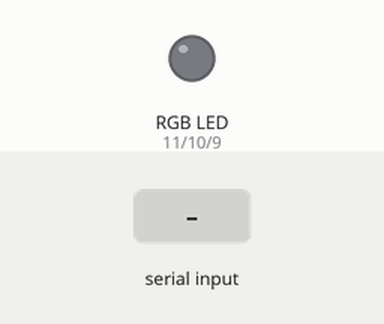
Recording of a sketch running on a simulated Arduino Uno, built with avr-gcc and run on an emulated ATmega328P. On the bench: an RGB LED mixed from three pins (HIGH = lit). The inputs (shaded band) are chosen by the test bench. Dim RGB values are drawn brighter than linear.

Above: at 1.2 s.
1.3 s: "90,45,200\n" received over Serial
At 2.1 s:
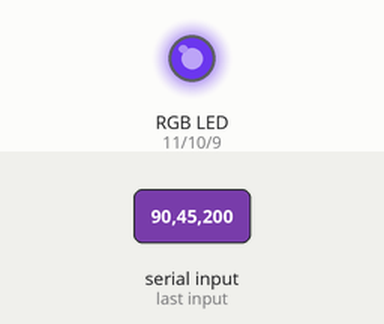
2.8 s: "30,150,10\n" received over Serial
At 3.2 s:
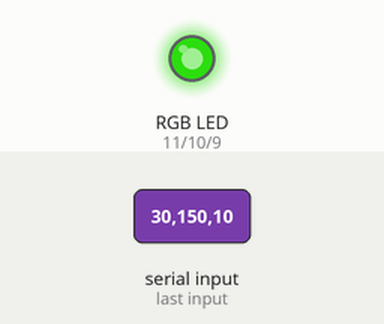
4.3 s: "1,90,45\n" received over Serial
At 5.5 s:
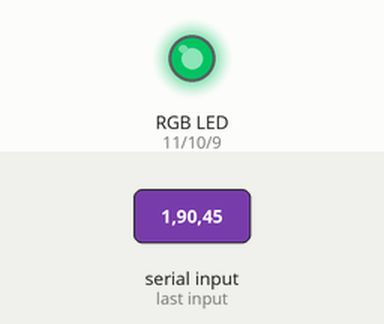
Timing chart, 0 to 7.3 s (numbered marks = the images above; inputs shaded):
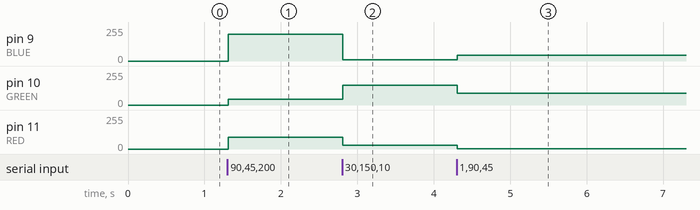

Measured:
- after the input at 1.3 s, pin 9 (BLUE): 0/255 → 200/255 at once; pin 10 (GREEN): 0/255 → 45/255 at once; pin 11 (RED): 0/255 → 90/255 at once
- after the input at 2.8 s, pin 9 (BLUE): 200/255 → 10/255 at once; pin 10 (GREEN): 45/255 → 150/255 at once; pin 11 (RED): 90/255 → 30/255 at once
- after the input at 4.3 s, pin 9 (BLUE): 10/255 → 45/255 at once; pin 10 (GREEN): 150/255 → 90/255 at once; pin 11 (RED): 30/255 → 1/255 at once

The sketch:

19-Serial_Input_RGB_light.ino
```cpp
/*
    Author: Quang Tran
    Date: August 5, 2019

    Note: This program takes input from the serial monitor to adjust the RGB LED
    Inputs can be separated by commas or spaces.
*/

const int RED = 11;
const int GREEN = 10;
const int BLUE = 9;

int rval = 0;
int gval = 0;
int bval = 0;

void setup() {
  Serial.begin(9600);
  pinMode(RED, OUTPUT);
  pinMode(GREEN, OUTPUT);
  pinMode(BLUE, OUTPUT);
}

void loop() {
  while(Serial.available() > 0) {
    rval = Serial.parseInt();
    gval = Serial.parseInt();
    bval = Serial.parseInt();

    if (Serial.read() == '\n') {
      analogWrite(RED, rval);
      analogWrite(GREEN, gval);
      analogWrite(BLUE, bval);
    }
  }
}
```
